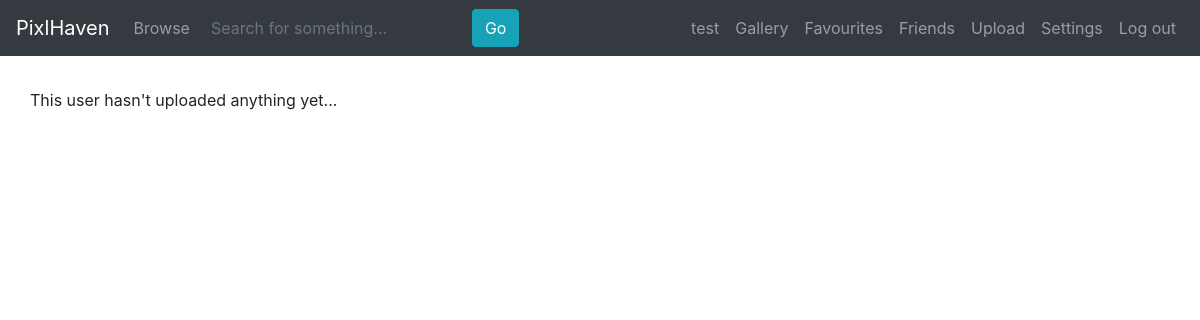
/user/test/favourites/ (signed in), run on an earlier commit of the app's database.
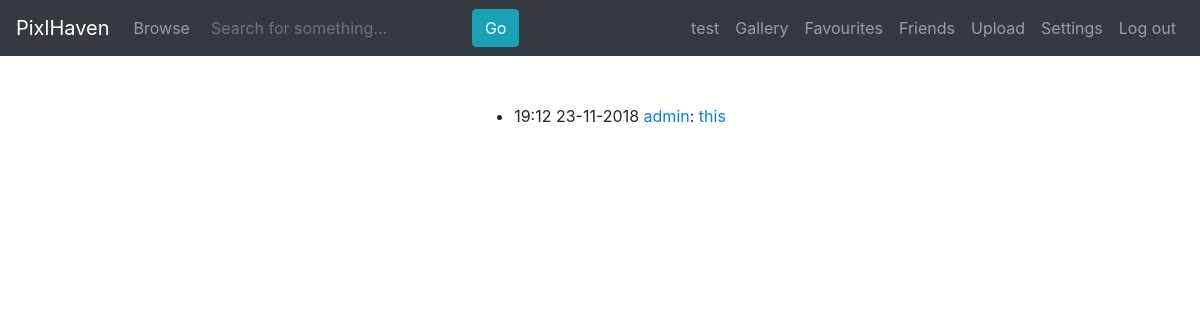
And on a later commit of the database.
### tables this page shows
CREATE TABLE favourites (
            username TEXT NOT NULL,
            author TEXT NOT NULL,
            date_uploaded TEXT NOT NULL,
            date_added TEXT NOT NULL,
            PRIMARY KEY (username, author, date_uploaded),
            FOREIGN KEY (username) REFERENCES users (username),
            FOREIGN KEY (author) REFERENCES users (username),
            FOREIGN KEY (author, date_uploaded) REFERENCES gallery (username, date_uploaded)
        );

CREATE TABLE gallery (
            username TEXT NOT NULL,
            date_uploaded TEXT NOT NULL,
            title TEXT NOT NULL,
            description TEXT,
            PRIMARY KEY (username, date_uploaded),
            FOREIGN KEY (username) REFERENCES users (username)
        );

### main.py (the view)
@app.route('/user/<urluser>/favourites/')
def favourites(urluser=None):
    if not get_user(urluser):
        return redirect(url_for('home'))
    return render_template('gallery.html', pagetitle=urluser, user=get_user(), pictures=get_favourites(urluser))

### database.py (called while the page is built)
def get_user(username):
    table_get_user = 'SELECT username, password, email, date_joined, rank, description FROM users WHERE username = ?;'
    conn = sqlite3.connect(db_file)
    cur = conn.cursor()
    cur.execute(table_get_user, [username])
    u = cur.fetchone()
    cur.close()
    conn.commit()
    conn.close()
    if not u:
        return None
    return {
        'username': u[0],
        'password': u[1],
        'email': u[2],
        'date_joined': u[3],
        'rank': u[4],
        'description': u[5]
    }

def get_picture(username, date):
    table_get_picture = 'SELECT username, date_uploaded, title, description FROM gallery WHERE username = ? AND date_uploaded = ?;'
    conn = sqlite3.connect(db_file)
    cur = conn.cursor()
    cur.execute(table_get_picture, [username, date])
    p = cur.fetchone()
    cur.close()
    conn.commit()
    conn.close()
    if not p:
        return None
    return {
        'author': p[0],
        'date_uploaded': p[1],
        'title': p[2],
        'description': p[3]
    }

### main.py (called while the page is built)
def get_formatted_time(etime):
    return datetime.utcfromtimestamp(etime).strftime('%H:%M %d-%m-%Y')

def logged_in():
    return 'username' in session

### templates/gallery.html
{% extends 'base.html' %}
{% block content %}
{% if pictures %}
<div class="col centre">
    <div class="row settings-centre">
        <ul>
            {% for p in pictures %}
            <li>{{ p['date_uploaded_formatted'] }} <a href="{{ url_for('user', urluser=p['author']) }}">{{ p['author'] }}</a>: <a href="{{ url_for('picture', urluser=p['author'], urltitle=p['date_uploaded']) }}">{{ p['title'] }}</a></li>
            {% endfor %}
        </ul>
    </div>
</div>
{% else %}
<p class="row">This user hasn't uploaded anything yet...</p>
{% endif %}
{% endblock %}

What changed in the data, as far as the page shows it:
added favourites: author "admin"
now on this page (row unchanged): gallery: title "this"
Also different on the page:
new list line: "19:12 23-11-2018 :"
text no longer shown: "This user hasn't uploaded anything yet..."
